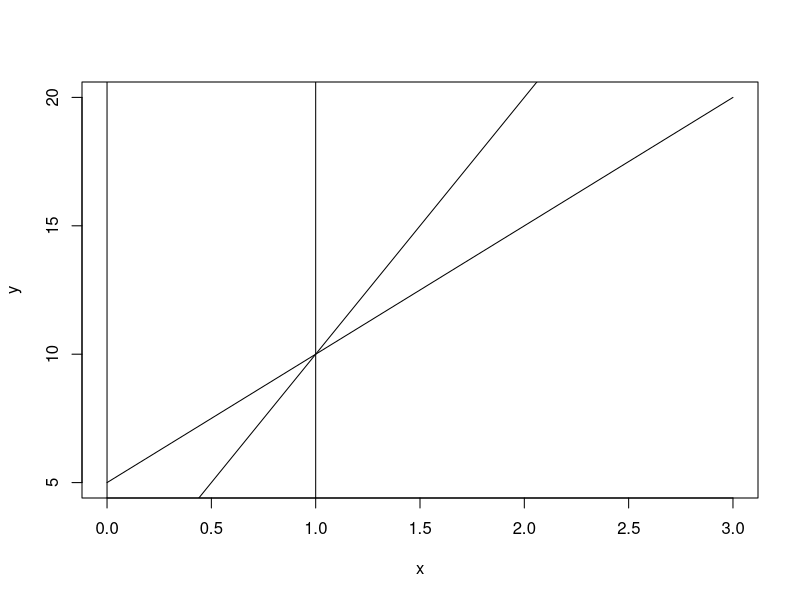
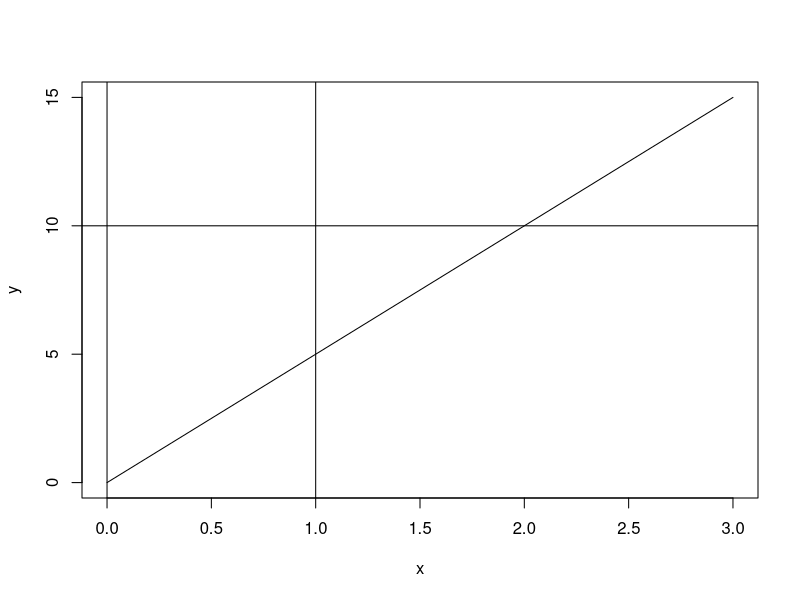

Reproduce these figures in R, in order.
## ---- chunk 1
rose1 <- function(x){10 * x + 5 *(1 - x)}
rose2 <- function(x){10 * x}

curve(rose1, from=0, to=3, xlab="x", ylab="y")
curve(rose2, from=0, to=3, xlab="x", ylab="y", add = TRUE)
abline(v = 1)
abline(v = 0)
## ---- chunk 2
colin2 <- function(y){5 * y}

curve(colin2, from=0, to=3, xlab="x", ylab="y")
abline(a = 10, b = 0)
abline(v = 1)
abline(v = 0)
## ---- chunk 3
library("lpSolve")
f.obj <- c(1, 1, 1)

row1 = c(-1500, -3500, -1)
row2 = c(500, 5000, -1)
row3 = c(2500, -1500, -1)
row4 = c(1, 0, 0)
row5 = c(0, 1, 0)
row6 = c(0, 0, 1)

f.con <- rbind(row1, row2, row3, row4, row5, row6)
f.dir <- c(">=", ">=", ">=", ">=", ">=", ">=")
f.rhs <- c(-4500, -4000, -3500, 0, 0, 0)

lp ("max", f.obj, f.con, f.dir, f.rhs)
lp ("max", f.obj, f.con, f.dir, f.rhs)$solution
## ---- chunk 4
f.obj <- c(1, 1, 1)

row1 = c(-3000, -1500, -1)
row2 = c(-1000, 7000, -1)
row3 = c(1000, 500, -1)
row4 = c(1, 0, 0)
row5 = c(0, 1, 0)
row6 = c(0, 0, 1)

f.con <- rbind(row1, row2, row3, row4, row5, row6)
f.dir <- c("<=", "<=", "<=", ">=", ">=", ">=")
f.rhs <- c(-6000, -2000, -3500, 0, 0, 0)

lp ("min", f.obj, f.con, f.dir, f.rhs)
lp ("min", f.obj, f.con, f.dir, f.rhs)$solution
